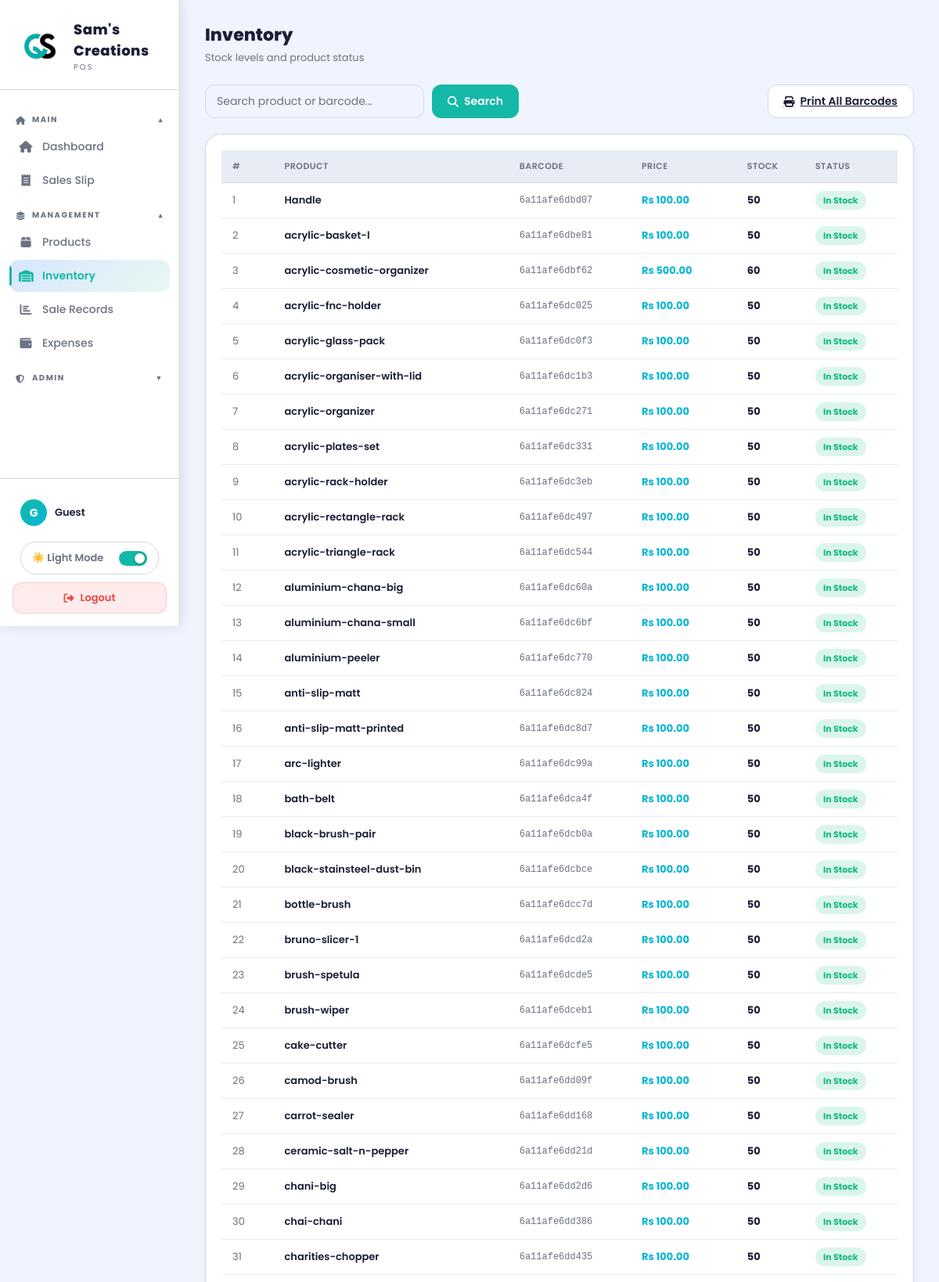
The page /inventory.php (upper part) on the database its author committed.
### tables this page shows
CREATE TABLE `products` (
  `id` int(11) NOT NULL,
  `name` varchar(100) DEFAULT NULL,
  `price` decimal(10,2) DEFAULT NULL,
  `stock` int(11) DEFAULT NULL,
  `barcode` varchar(50) NOT NULL,
  `image` varchar(255) DEFAULT NULL
);

### inventory.php (the view, shortened to what this page needs)
<?php
include 'db.php';
$conn->set_charset("utf8mb4");
$search = '';
?>
<!DOCTYPE html>
<html>
<head>
<?php include 'sidebar.php'; ?>
</head>
<body>
<div class="main-content">
  <div class="page-header">
    <div class="page-title">Inventory</div>
    <div class="page-subtitle">Stock levels and product status</div>
  </div>
  <div class="content-area">
    <div class="search-row">
      <form method="get" style="display:flex;gap:10px;flex:1;" id="inventorySearchForm">
        <input type="text" name="search" id="inventorySearchInput"
               placeholder="Search product or barcode..."
               value="<?php echo htmlspecialchars($search); ?>"
               autocomplete="off">
        <button type="submit" class="btn btn-primary"><i class="fas fa-search"></i> Search</button>
      </form>
      <a href="print_barcodes.php" target="_blank" class="btn btn-dark"><i class="fas fa-print"></i> Print All Barcodes</a>
    </div>
    <div class="card">
      <table>
        <thead><tr><th>#</th><th>Product</th><th>Barcode</th><th>Price</th><th>Stock</th><th>Status</th></tr></thead>
        <tbody>
        <?php
        $i = 1;
        $sql = "SELECT * FROM products";
        $q = $conn->query($sql);
        while ($p = $q->fetch_assoc()):
        ?>
        <tr>
          <td style="color:var(--text-muted);"><?php echo $i++; ?></td>
          <td style="font-weight:600;"><?php echo htmlspecialchars($p['name']); ?></td>
          <td style="font-family:monospace;font-size:12px;color:var(--text-muted);"><?php echo htmlspecialchars($p['barcode']); ?></td>
          <td style="color:var(--accent2);font-weight:700;">Rs <?php echo number_format($p['price'],2); ?></td>
          <td style="font-weight:700;"><?php echo $p['stock']; ?></td>
          <td><?php
            if($p['stock']==0) echo "<span class='badge badge-out'>Out of Stock</span>";
            elseif($p['stock']<=5) echo "<span class='badge badge-low'>Low Stock</span>";
            else echo "<span class='badge badge-ok'>In Stock</span>";
          ?></td>
        </tr>
        <?php endwhile; ?>
        </tbody>
      </table>
    </div>
  </div>
</div>
</body>
</html>

### inventory.php (style rules this page uses)
.badge { padding:4px 10px;border-radius:20px;font-size:11px;font-weight:700; }
.badge-ok { background:rgba(16,185,129,0.15);color:#10b981; }
.search-row { display:flex;gap:12px;align-items:center;margin-bottom:20px;flex-wrap:wrap; }
.search-row input { max-width:280px; }

### rows shown on the page
products: name "Handle", barcode "6a11afe6dbd07", price "100.00", stock "50", shows "In Stock"
products: name "acrylic-basket-l", barcode "6a11afe6dbe81", price "100.00", stock "50", shows "In Stock"
products: name "acrylic-cosmetic-organizer", barcode "6a11afe6dbf62", price "500.00", stock "60", shows "In Stock"
products: name "acrylic-fnc-holder", barcode "6a11afe6dc025", price "100.00", stock "50", shows "In Stock"
products: name "acrylic-glass-pack", barcode "6a11afe6dc0f3", price "100.00", stock "50", shows "In Stock"
products: name "acrylic-organiser-with-lid", barcode "6a11afe6dc1b3", price "100.00", stock "50", shows "In Stock"
products: name "acrylic-organizer", barcode "6a11afe6dc271", price "100.00", stock "50", shows "In Stock"
products: name "acrylic-plates-set", barcode "6a11afe6dc331", price "100.00", stock "50", shows "In Stock"
products: name "acrylic-rack-holder", barcode "6a11afe6dc3eb", price "100.00", stock "50", shows "In Stock"
products: name "acrylic-rectangle-rack", barcode "6a11afe6dc497", price "100.00", stock "50", shows "In Stock"
products: name "acrylic-triangle-rack", barcode "6a11afe6dc544", price "100.00", stock "50", shows "In Stock"
products: name "aluminium-chana-big", barcode "6a11afe6dc60a", price "100.00", stock "50", shows "In Stock"
products: name "aluminium-chana-small", barcode "6a11afe6dc6bf", price "100.00", stock "50", shows "In Stock"
products: name "aluminium-peeler", barcode "6a11afe6dc770", price "100.00", stock "50", shows "In Stock"
products: name "anti-slip-matt", barcode "6a11afe6dc824", price "100.00", stock "50", shows "In Stock"
products: name "anti-slip-matt-printed", barcode "6a11afe6dc8d7", price "100.00", stock "50", shows "In Stock"
products: name "arc-lighter", barcode "6a11afe6dc99a", price "100.00", stock "50", shows "In Stock"
products: name "bath-belt", barcode "6a11afe6dca4f", price "100.00", stock "50", shows "In Stock"
products: name "black-brush-pair", barcode "6a11afe6dcb0a", price "100.00", stock "50", shows "In Stock"
products: name "black-stainsteel-dust-bin", barcode "6a11afe6dcbce", price "100.00", stock "50", shows "In Stock"
products: name "bottle-brush", barcode "6a11afe6dcc7d", price "100.00", stock "50", shows "In Stock"
products: name "bruno-slicer-1", barcode "6a11afe6dcd2a", price "100.00", stock "50", shows "In Stock"
products: name "brush-spetula", barcode "6a11afe6dcde5", price "100.00", stock "50", shows "In Stock"
products: name "brush-wiper", barcode "6a11afe6dceb1", price "100.00", stock "50", shows "In Stock"
products: name "cake-cutter", barcode "6a11afe6dcfe5", price "100.00", stock "50", shows "In Stock"
products: name "camod-brush", barcode "6a11afe6dd09f", price "100.00", stock "50", shows "In Stock"
products: name "carrot-sealer", barcode "6a11afe6dd168", price "100.00", stock "50", shows "In Stock"
products: name "ceramic-salt-n-pepper", barcode "6a11afe6dd21d", price "100.00", stock "50", shows "In Stock"
products: name "chani-big", barcode "6a11afe6dd2d6", price "100.00", stock "50", shows "In Stock"
products: name "chai-chani", barcode "6a11afe6dd386", price "100.00", stock "50", shows "In Stock"
products: name "charities-chopper", barcode "6a11afe6dd435", price "100.00", stock "50", shows "In Stock"

### other values the page prints
$_app_name "Sam's Creations"
$_app_tagline "POS"
substr($_SESSION['username'] ?? 'G', 0, 1) "G"
$_SESSION['username'] "Guest"
